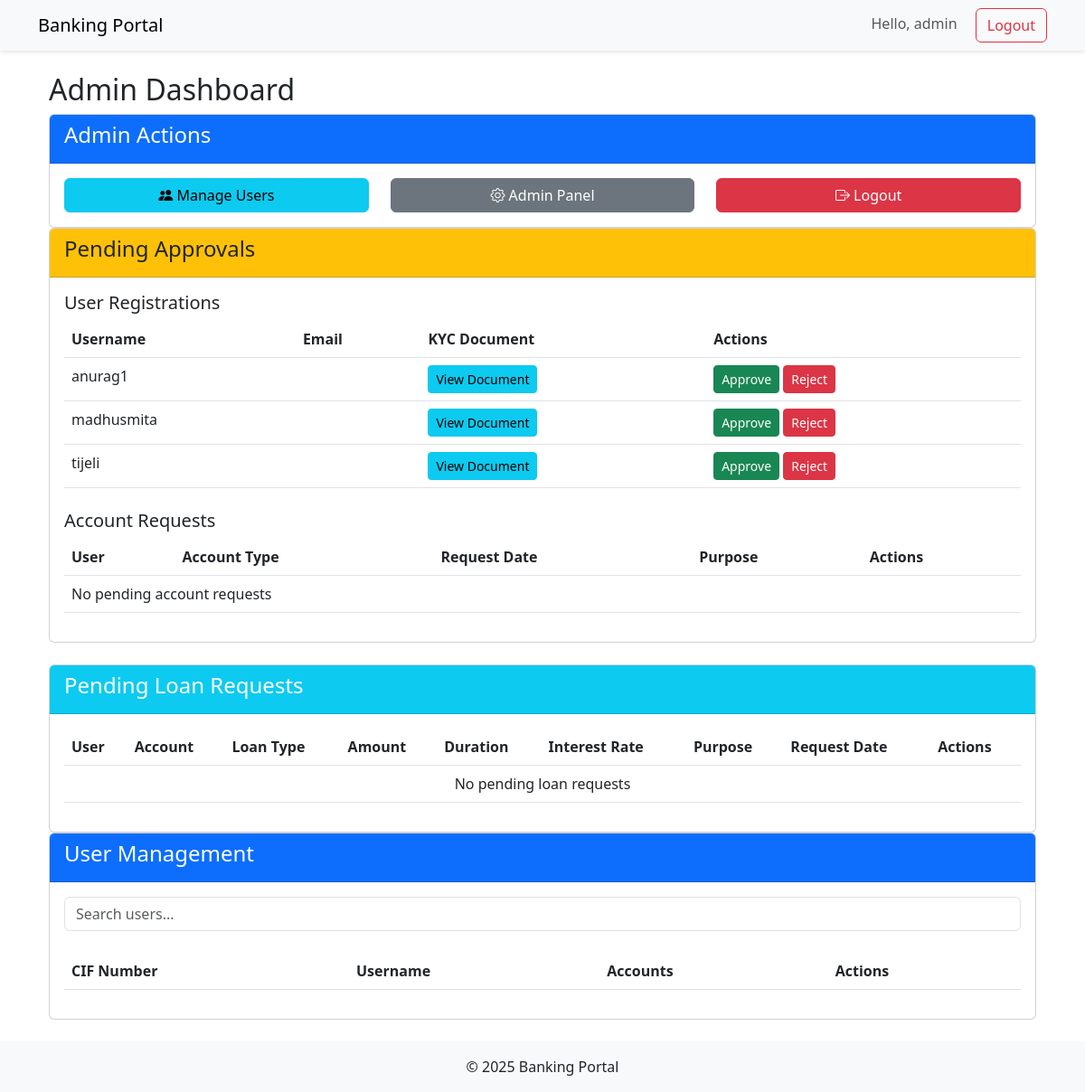
Before: /admin-dashboard/ (signed in) with the older database file.
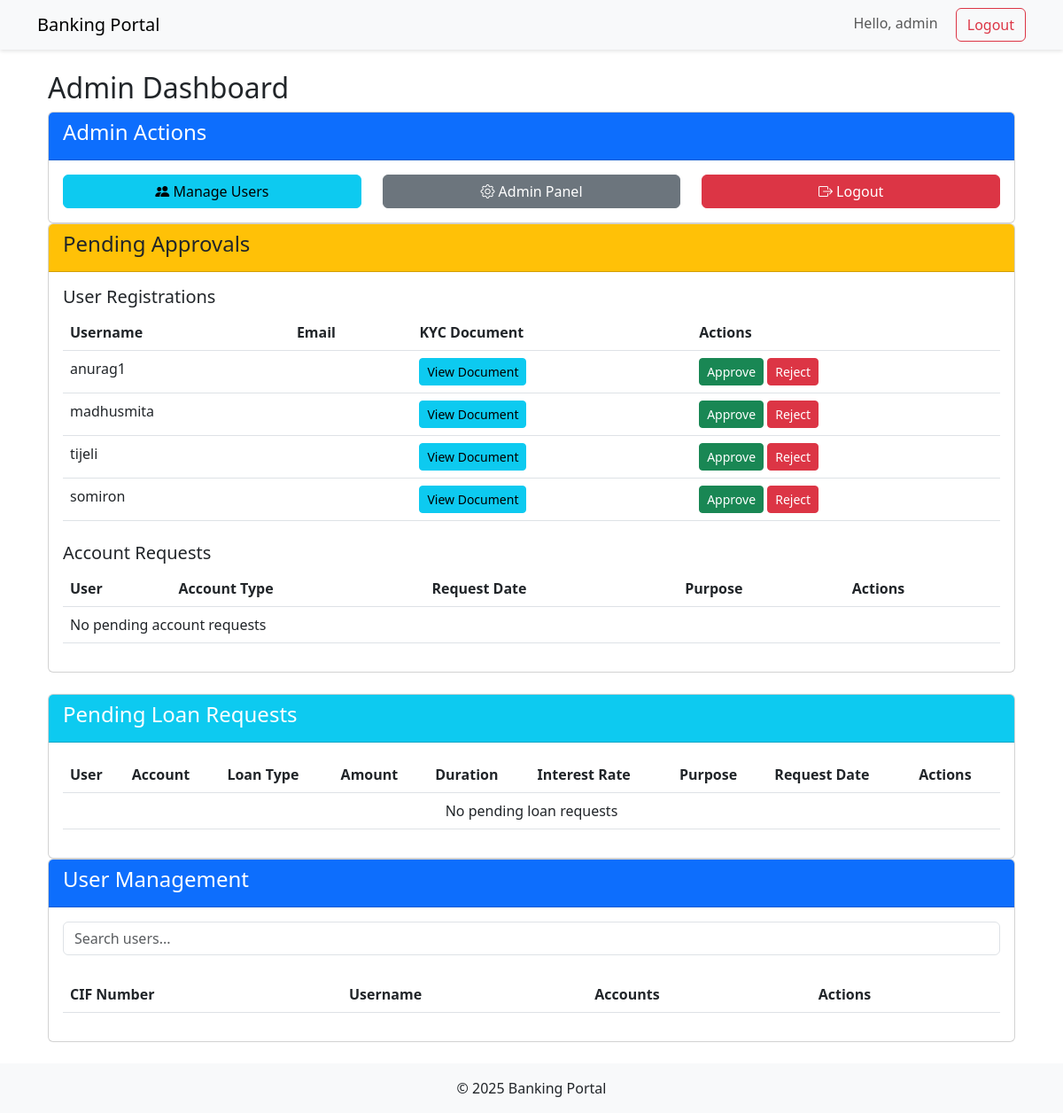
After: the same page with the newer database file.
### core/models.py (models this page shows, shortened)
class User(AbstractUser):
    is_approved = models.BooleanField(default=False)
    is_admin = models.BooleanField(default=False)
    kyc_documents = models.FileField(upload_to='kyc/', null=True, blank=True)
    first_name = models.CharField(max_length=30)
    last_name = models.CharField(max_length=30)
    groups = models.ManyToManyField(
        'auth.Group',
        verbose_name='groups',
        blank=True,
        help_text='The groups this user belongs to.',
        related_name="custom_user_set",  # Changed
        related_query_name="user",
    )
    user_permissions = models.ManyToManyField(
        'auth.Permission',
        verbose_name='user permissions',
        blank=True,
        help_text='Specific permissions for this user.',
        related_name="custom_user_set",  # Changed
        related_query_name="user",
    )

### core/views.py (the view)
# urls.py: path('admin-dashboard/', views.admin_dashboard, name='admin_dashboard'),
@login_required
def admin_dashboard(request):
    if not request.user.is_admin:
        return HttpResponseForbidden("You don't have admin privileges")
    User = get_user_model()
    pending_users = User.objects.filter(is_approved=False)
    pending_accounts = AccountRequest.objects.filter(is_approved=False)
    pending_loans = LoanRequest.objects.filter(is_approved=False, is_rejected=False)
    return render(request, 'core/admin_dashboard.html', {
        'pending_users': pending_users,
        'pending_accounts': pending_accounts,
        'pending_loans': pending_loans,
    })

### core/context_processors.py (called while the page is built)
def admin_approvals(request):
    if request.user.is_staff:
        from .models import User, AccountRequest
        return {
            'pending_users': User.objects.filter(is_approved=False).count(),
            'pending_accounts': AccountRequest.objects.filter(is_approved=False).count()
        }
    return {}

### core/templates/core/admin_dashboard.html (shortened to what the changed rows need)
{% extends 'base.html' %}
{% block content %}
<div class="container mt-4">
    <h2>Admin Dashboard</h2>
    <div class="card mb-4">
        <div class="card-body">
            <table class="table">
                <thead>
                    <tr>
                        <th>Username</th>
                        <th>Email</th>
                        <th>KYC Document</th>
                        <th>Actions</th>
                    </tr>
                </thead>
                <tbody>
                    {% for user in pending_users %}
                    <tr>
                        <td>{{ user.username }}</td>
                        <td>{{ user.email }}</td>
                        <td>
                            {% if user.customerprofile.kyc_document %}
                                <a href="{{ user.customerprofile.kyc_document.url }}"
                                   target="_blank"
                                   class="btn btn-sm btn-info">
                                    View Document
                                </a>
                            {% else %}
                                No document
                            {% endif %}
                        </td>
                        <td>
                            <a href="{% url 'approve_user' user.id %}" class="btn btn-success btn-sm">Approve</a>
                            <a href="{% url 'reject_user' user.id %}" class="btn btn-danger btn-sm">Reject</a>
                        </td>
                    </tr>
                    {% empty %}
                    <tr><td colspan="4">No pending user approvals</td></tr>
                    {% endfor %}
                </tbody>
            </table>
            <table class="table">
                <thead>
                    <tr>
                        <th>User</th>
                        <th>Account Type</th>
                        <th>Request Date</th>
                        <th>Purpose</th>
                        <th>Actions</th>
                    </tr>
                </thead>
            </table>
        </div>
    </div>
    <div class="card mt-4">
        <div class="card-body">
            <table class="table">
                <thead>
                    <tr>
                        <th>User</th>
                        <th>Account</th>
                        <th>Loan Type</th>
                        <th>Amount</th>
                        <th>Duration</th>
                        <th>Interest Rate</th>
                        <th>Purpose</th>
                        <th>Request Date</th>
                        <th>Actions</th>
                    </tr>
                </thead>
            </table>
        </div>
    </div>
    <div class="card">
        <div class="card-body">
            <table class="table">
                <thead>
                    <tr>
                        <th>CIF Number</th>
                        <th>Username</th>
                        <th>Accounts</th>
                        <th>Actions</th>
                    </tr>
                </thead>
            </table>
        </div>
    </div>
</div>
{% endblock %}

Changed rows visible on the page:
added User: username "somiron"
